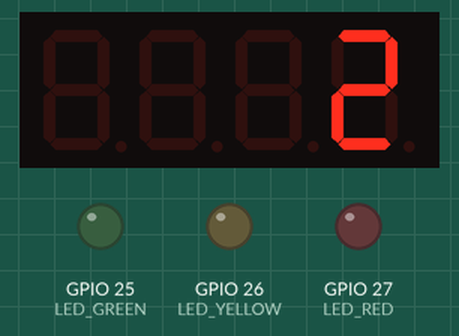
This program was run on a simulated ESP32. Shown: 4-digit seven-segment display, output pins drawn as LEDs (lit = HIGH).

Above: at 0.17 s.
At 0.82 s:
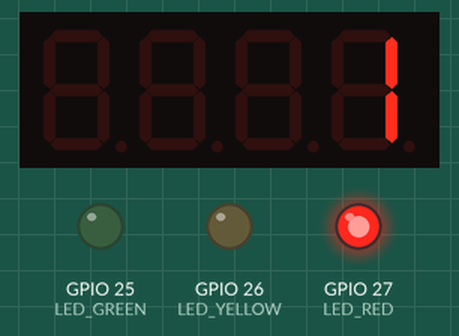
At 1.68 s:
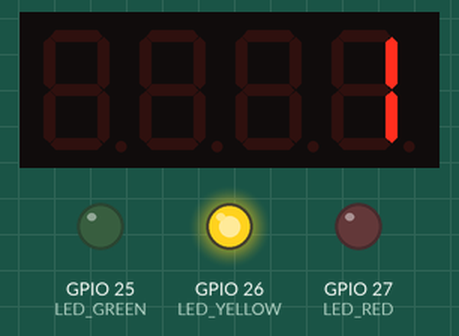
Timing chart, 0 to 40.0 s (numbered marks = the images above):
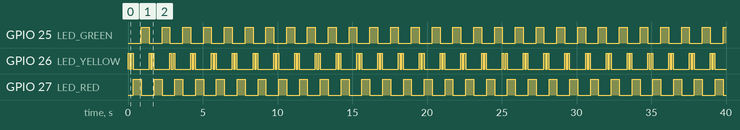

The program:

main.cpp
```cpp
#include <Arduino.h>
#include <TM1637Display.h> // Thư viện điều khiển màn hình 7 đoạn TM1637

// Định nghĩa các chân GPIO kết nối với các đèn LED
#define LED_YELLOW 26  // Đèn vàng
#define LED_RED    27  // Đèn đỏ
#define LED_GREEN  25  // Đèn xanh lá

// Định nghĩa các chân GPIO kết nối với màn hình 7 đoạn TM1637
#define CLK_PIN 18 // Chân CLK của TM1637
#define DIO_PIN 19 // Chân DIO của TM1637

// Thời gian cho mỗi trạng thái (đơn vị: giây)
#define YELLOW_TIME 3  // Thời gian đèn vàng nháy
#define RED_TIME    5  // Thời gian đèn đỏ
#define GREEN_TIME  5  // Thời gian đèn xanh lá

// Khởi tạo đối tượng màn hình 7 đoạn
TM1637Display display(CLK_PIN, DIO_PIN);

// Biến lưu trạng thái hiện tại của đèn giao thông
enum TrafficLightState {
  YELLOW_BLINKING, // Đèn vàng nháy
  RED,             // Đèn đỏ
  GREEN            // Đèn xanh lá
};
TrafficLightState currentState = YELLOW_BLINKING;

// Biến lưu thời gian bắt đầu của trạng thái hiện tại
unsigned long stateStartTime = 0;

// Hàm thiết lập
void setup() {
  // Thiết lập các chân GPIO là OUTPUT
  pinMode(LED_YELLOW, OUTPUT);
  pinMode(LED_RED, OUTPUT);
  pinMode(LED_GREEN, OUTPUT);

  // Tắt tất cả các đèn LED ban đầu
  digitalWrite(LED_YELLOW, LOW);
  digitalWrite(LED_RED, LOW);
  digitalWrite(LED_GREEN, LOW);

  // Khởi tạo màn hình 7 đoạn
  display.setBrightness(7); // Độ sáng tối đa (0-7)
  display.clear();          // Xóa màn hình

  // Bắt đầu với trạng thái đèn vàng nháy
  currentState = YELLOW_BLINKING;
  stateStartTime = millis();
}

// Hàm lặp chính
void loop() {
  unsigned long currentTime = millis(); // Lấy thời gian hiện tại
  unsigned long elapsedTime = (currentTime - stateStartTime) / 100; // Tính thời gian đã trôi qua (giây)

  switch (currentState) {
    case YELLOW_BLINKING:
      // Đèn vàng nháy mỗi giây
      if (elapsedTime % 2 == 0) {
        digitalWrite(LED_YELLOW, HIGH);
      } else {
        digitalWrite(LED_YELLOW, LOW);
      }

      // Hiển thị thời gian còn lại trên màn hình 7 đoạn
      display.showNumberDec(YELLOW_TIME - elapsedTime, false);

      // Chuyển sang trạng thái đèn đỏ sau YELLOW_TIME giây
      if (elapsedTime >= YELLOW_TIME) {
        digitalWrite(LED_YELLOW, LOW); // Tắt đèn vàng
        digitalWrite(LED_RED, HIGH);   // Bật đèn đỏ
        currentState = RED;
        stateStartTime = millis(); // Cập nhật thời gian bắt đầu trạng thái mới
      }
      break;

    case RED:
      // Đèn đỏ sáng liên tục
      // Hiển thị thời gian còn lại trên màn hình 7 đoạn
      display.showNumberDec(RED_TIME - elapsedTime, false);

      // Chuyển sang trạng thái đèn xanh lá sau RED_TIME giây
      if (elapsedTime >= RED_TIME) {
        digitalWrite(LED_RED, LOW);    // Tắt đèn đỏ
        digitalWrite(LED_GREEN, HIGH); // Bật đèn xanh lá
        currentState = GREEN;
        stateStartTime = millis(); // Cập nhật thời gian bắt đầu trạng thái mới
      }
      break;

    case GREEN:
      // Đèn xanh lá sáng liên tục
      // Hiển thị thời gian còn lại trên màn hình 7 đoạn
      display.showNumberDec(GREEN_TIME - elapsedTime, false);

      // Chuyển sang trạng thái đèn vàng nháy sau GREEN_TIME giây
      if (elapsedTime >= GREEN_TIME) {
        digitalWrite(LED_GREEN, LOW); // Tắt đèn xanh lá
        digitalWrite(LED_YELLOW, HIGH); // Bật đèn vàng
        currentState = YELLOW_BLINKING;
        stateStartTime = millis(); // Cập nhật thời gian bắt đầu trạng thái mới
      }
      break;
  }
}
```

Measured:
- by itself, GPIO 25 (LED_GREEN), GPIO 27 (LED_RED): alternates HIGH for 0.53 s and LOW for 0.86 s
- by itself, GPIO 26 (LED_YELLOW): repeats every 1.4 s: LOW 0.11 s, HIGH 0.11 s, LOW 1.1 s, HIGH 0.11 s
- by itself, everything shown: repeats every 1.4 s, in 13 steps
